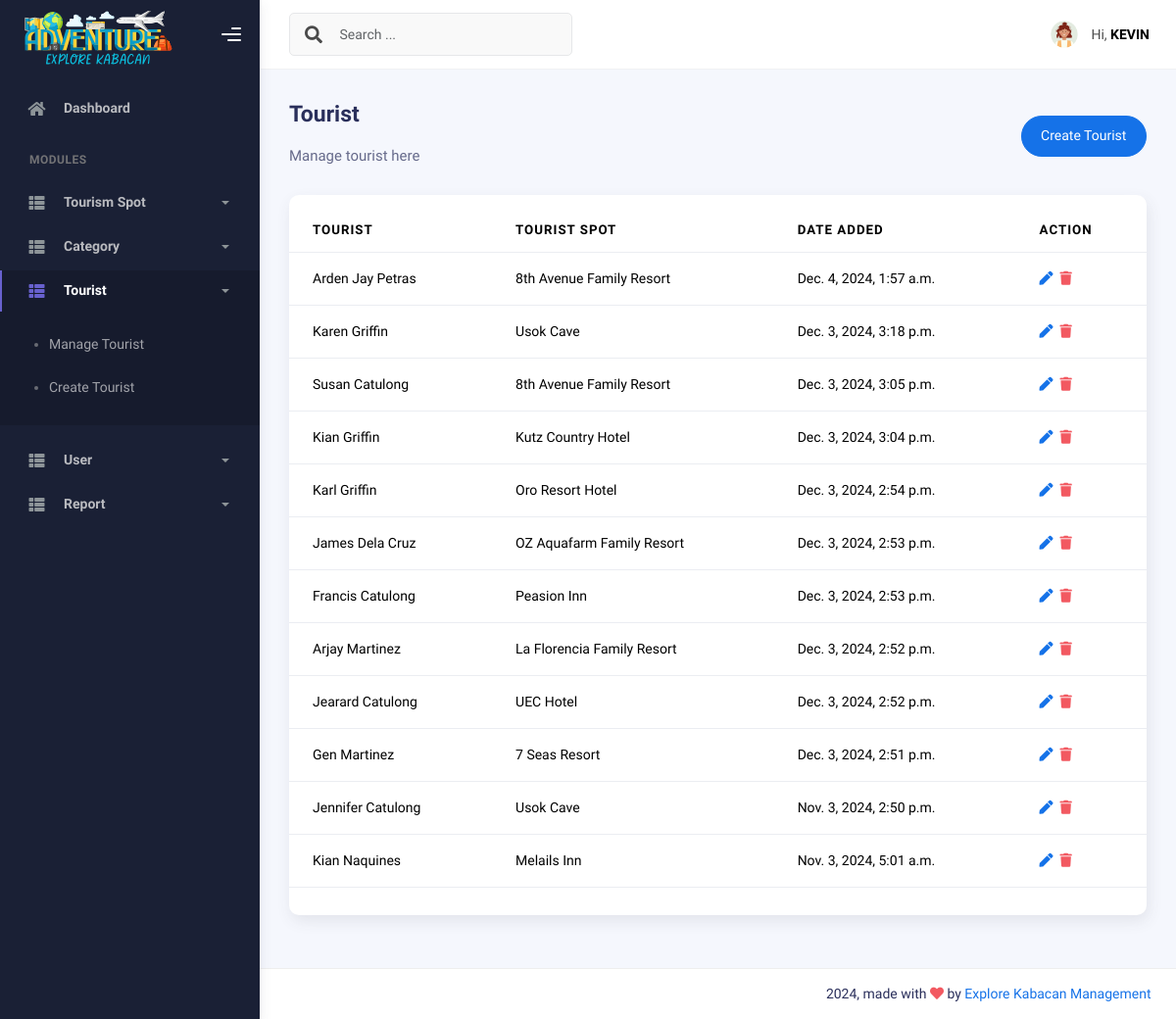
The app's page /tourist/list (signed in), older data.
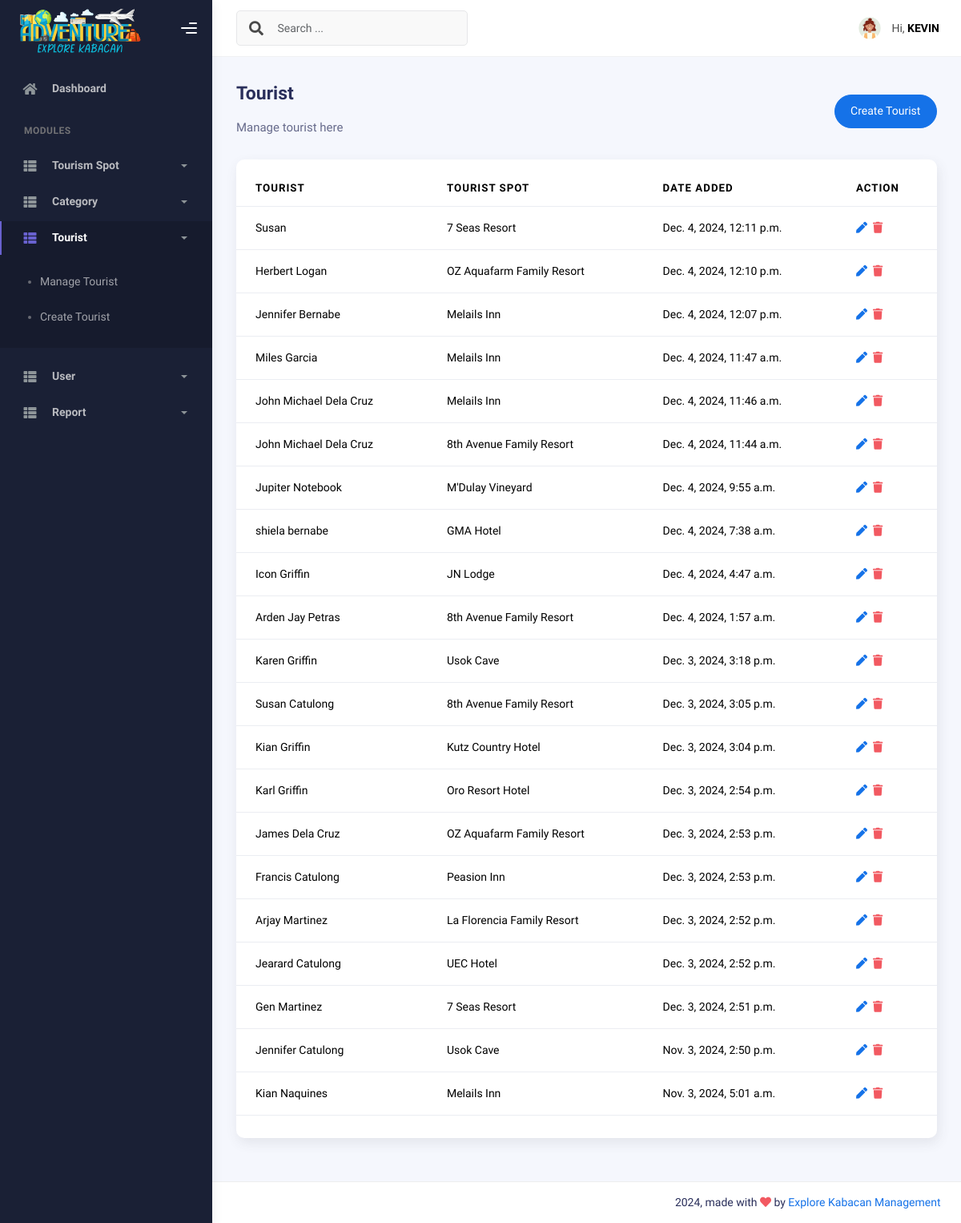
The same page, newer data.
### explore_kabacan_app/models.py (models this page shows, shortened)
class CustomUser(AbstractBaseUser, PermissionsMixin):
    username = models.CharField(max_length=150, unique=True)
    first_name = models.CharField(max_length=255)
    middle_name = models.CharField(max_length=255)
    last_name = models.CharField(max_length=255)
    assigned_to = models.ForeignKey('Spot', null=True, blank=True, on_delete=models.CASCADE, help_text='Select what tourist spot you are assigned to.')
    email = models.EmailField(unique=True)
    is_active = models.BooleanField(default=True, help_text='Whether the user can login to the system')
    is_staff = models.BooleanField(default=False, help_text='Whether the user can access the super admin')
    is_superuser = models.BooleanField(default=False, help_text='Whether the user has the admin permission to system')
    date_joined = models.DateTimeField(default=timezone.now)
    objects = CustomUserManager()
    USERNAME_FIELD = "username"
    REQUIRED_FIELDS = ["email"]
    class Meta:
        db_table = "users_tbl"
        verbose_name = "User"
        verbose_name_plural = "Users"

class Tourist(models.Model):
    GENDER = (
        ("Male", "Male"),
        ("Female", "Female"),
    )
    firstname = models.CharField(max_length=255, null=False, blank=False)
    middlename = models.CharField(max_length=255, blank=True, null=True)
    lastname = models.CharField(max_length=255, null=False, blank=False)
    dob = models.DateField(auto_now_add=False)
    gender = models.CharField(max_length=255, null=False, blank=False, choices=GENDER)
    email = models.EmailField(max_length=255, blank=False)
    phone_number = models.CharField(max_length=255, null=False, blank=False)
    address = models.CharField(max_length=255, null=False, blank=False)
    destination = models.ForeignKey(Spot, on_delete=models.SET_NULL, null=True)
    visit_date = models.DateTimeField(auto_now_add=True, editable=True, null=False, blank=False)
    def get_full_name(self):
        return (
            f"{self.firstname} {self.lastname}" if self.middlename else self.firstname
        )
    class Meta:
        db_table = "tourist_tbl"
        verbose_name = "Tourists"
        verbose_name_plural = "Tourists"

class Spot(models.Model):
    spot = models.CharField(max_length=255, blank=False, null=False)
    category = models.ForeignKey(SpotCategory, blank=True, null=True, on_delete=models.SET_NULL)
    date_added = models.DateTimeField(auto_now_add=True)
    def __str__(self) -> str:
        return self.spot
    class Meta:
        db_table = "spot_tbl"
        verbose_name = "Tourist Spot"
        verbose_name_plural = "Tourist Spots"

### explore_kabacan_app/views.py (the view)
# urls.py: path("tourist/list", TouristView.as_view(), name="toursit"),
class TouristView(CustomLoginRequiredMixin, View):
    template_name = "tourist.html"
    def get(self, request, *args, **kwargs):
        context = {}
        context["tourists"] = Tourist.objects.all().order_by('-visit_date')
        return render(request, self.template_name, context)

### explore_kabacan_app/templates/tourist.html (shortened to what this page needs)
{% extends './includes/base.html' %}
{% block content %}
<div class="page-inner">
    <div class="d-flex align-items-left align-items-md-center flex-column flex-md-row pt-2 pb-4">
        <div>
            <h3 class="fw-bold mb-3">Tourist</h3>
            <h6 class="op-7 mb-2">Manage tourist here</h6>
        </div>
        <div class="ms-md-auto py-2 py-md-0">
            <a href="{% url 'add_tourist' %}" class="btn btn-primary btn-round">Create Tourist</a>
        </div>
    </div>
    <div class="card py-3">
        <table class="table" id="datatable">
            <thead>
                <tr>
                    <th>Tourist</th>
                    <th>Tourist Spot</th>
                    <th>Date Added</th>
                    <th>Action</th>
                </tr>
            </thead>
            <tbody>
                {% for tourist in tourists %}
                <tr>
                    <td>{{ tourist.get_full_name }}</td>
                    <td>{{ tourist.destination }}</td>
                    <td>{{ tourist.visit_date }}</td>
                    <td class="d-flex align-items-left justify-content-start gap-2">
                        <a href="{% url 'update_tourist' pk=tourist.id %}">
                            <i class="fas fa-pen"></i>
                        </a>
                        <a href="{% url 'delete_tourist' pk=tourist.id %}">
                            <i class="fas fa-trash text-danger"></i>
                        </a>
                    </td>
                </tr>
                {% endfor %}
            </tbody>
        </table>
    </div>
</div>
{% endblock %}

### explore_kabacan_app/templates/includes/base.html (shortened to what this page needs)
{% load static %}
<!DOCTYPE html>
<html lang="en">
    <head>
        <link rel="stylesheet" href="{% static 'assets/css/bootstrap.min.css' %}">
        <link rel="stylesheet" href="{% static 'assets/css/plugins.min.css' %}">
        <link rel="stylesheet" href="{% static 'assets/css/kaiadmin.min.css' %}">
        <link href="https://cdn.datatables.net/v/bs5/dt-2.1.8/datatables.min.css" rel="stylesheet">
    </head>
    <body>
        <div class="wrapper">
            {% include './sidebar.html' %}
            <div class="main-panel">
                <div class="main-header">
                    {% include './navbar.html' %}
                </div>
                <div class="container">
                    {% block content %}{% endblock %}
                </div>
                {% include './footer.html' %}
            </div>
        </body>
    </html>

### explore_kabacan_app/templates/includes/sidebar.html (shortened to what this page needs)
{% load static %}
<div class="sidebar" data-background-color="dark">
    <div class="sidebar-logo">
        <div class="logo-header" data-background-color="dark">
            <a href="#" class="logo d-flex justify-content-center align-items-center">
                <img
                    src="{% static 'assets/img/EXPLORE KABACAN.svg' %}"
                    alt="navbar brand"
                    class="navbar-brand mt-3 mr-4"
                    height="90%"
                    width="100%"
                    style="object-fit: cover;"
                >
            </a>
            <div class="nav-toggle">
                <button class="btn btn-toggle toggle-sidebar">
                    <i class="gg-menu-right"></i>
                </button>
            </div>
        </div>
    </div>
    {% if request.user.is_superuser and request.user.is_active %}
    <div class="sidebar-wrapper scrollbar scrollbar-inner">
        <div class="sidebar-content">
            <ul class="nav nav-secondary">
                <li class="nav-item {% if 'dashboard' in request.path %}active{% endif %}">
                    <a
                        href="{% url 'dashboard' %}"
                        class="collapsed"
                    >
                        <i class="fas fa-home"></i>
                        <p>Dashboard</p>
                    </a>
                </li>
                <li class="nav-section">
                    <h4 class="text-section">MODULES</h4>
                </li>
                <li class="nav-item {% if 'spot' in request.path %}submenu active{% endif %}">
                    <a data-bs-toggle="collapse" href="#tourist" aria-expanded="true">
                        <i class="fas fa-th-list"></i>
                        <p>Tourism Spot</p>
                        <span class="caret"></span>
                    </a>
                </li>
                <li class="nav-item {% if 'category' in request.path %}submenu active{% endif %}">
                    <a data-bs-toggle="collapse" href="#category" aria-expanded="true">
                        <i class="fas fa-th-list"></i>
                        <p>Category</p>
                        <span class="caret"></span>
                    </a>
                </li>
                <li class="nav-item {% if 'tourist' in request.path %}submenu active{% endif %}">
                    <a data-bs-toggle="collapse" href="#users" aria-expanded="true">
                        <i class="fas fa-th-list"></i>
                        <p>Tourist</p>
                        <span class="caret"></span>
                    </a>
                    <div class="collapse {% if 'tourist' in request.path %}show{% endif %}" id="users">
                        <ul class="nav nav-collapse">
                            <li>
                                <a href="{% url 'toursit' %}">
                                    <span class="sub-item">Manage Tourist</span>
                                </a>
                            </li>
                            <li>
                                <a href="{% url 'add_tourist' %}">
                                    <span class="sub-item">Create Tourist</span>
                                </a>
                            </li>
                        </ul>
                    </div>
                </li>
                <li class="nav-item {% if 'users' in request.path %}submenu active{% endif %}">
                    <a data-bs-toggle="collapse" href="#usermodule" aria-expanded="true">
                        <i class="fas fa-th-list"></i>
                        <p>User</p>
                        <span class="caret"></span>
                    </a>
                </li>
                <li class="nav-item {% if 'report' in request.path %}submenu active{% endif %}">
                    <a data-bs-toggle="collapse" href="#report" aria-expanded="true">
                        <i class="fas fa-th-list"></i>
                        <p>Report</p>
                        <span class="caret"></span>
                    </a>
                </li>
            </ul>
        </div>
    </div>
    {% endif %}
</div>

### explore_kabacan_app/templates/includes/navbar.html (shortened to what this page needs)
{% load static %}
<nav class="navbar navbar-header navbar-header-transparent navbar-expand-lg border-bottom">
    <div class="container-fluid">
        <nav class="navbar navbar-header-left navbar-expand-lg navbar-form nav-search p-0 d-none d-lg-flex">
            <div class="input-group">
              <div class="input-group-prepend">
                <button type="submit" class="btn btn-search pe-1">
                  <i class="fa fa-search search-icon"></i>
                </button>
              </div>
              <input type="text" placeholder="Search ..." class="form-control">
            </div>
          </nav>
        <ul class="navbar-nav topbar-nav ms-md-auto align-items-center">
            <li class="nav-item topbar-user dropdown hidden-caret">
                <a
                    class="dropdown-toggle profile-pic"
                    data-bs-toggle="dropdown"
                    href="#"
                    aria-expanded="false"
                >
                    <div class="avatar-sm">
                        <img src="{% static 'assets/img/avatar.png' %}" alt="..." class="avatar-img rounded-circle">
                    </div>
                    <span class="profile-username">
                        <span class="op-7">Hi,</span>
                        <span class="fw-bold" style="text-transform: uppercase;">{{ request.user.username }}</span>
                    </span>
                </a>
            </li>
        </ul>
    </div>
</nav>

### explore_kabacan_app/templates/includes/footer.html (shortened to what this page needs)
<footer class="footer">
    <div class="container-fluid d-flex justify-content-between">
      <div class="copyright">
        2024, made with <i class="fa fa-heart heart text-danger"></i> by
        <a href="#">Explore Kabacan Management</a>
      </div>
    </div>
  </footer>

Row changes from the older to the newer data that the page shows:
added Tourist: get_full_name "Susan", destination "7 Seas Resort", visit_date "Dec. 4, 2024, 12:11 p.m."
added Tourist: get_full_name "Herbert Logan", destination "OZ Aquafarm Family Resort", visit_date "Dec. 4, 2024, 12:10 p.m."
added Tourist: get_full_name "Jennifer Bernabe", destination "Melails Inn", visit_date "Dec. 4, 2024, 12:07 p.m."
added Tourist: get_full_name "Miles Garcia", destination "Melails Inn", visit_date "Dec. 4, 2024, 11:47 a.m."
added Tourist: get_full_name "John Michael Dela Cruz", destination "Melails Inn", visit_date "Dec. 4, 2024, 11:46 a.m."
added Tourist: get_full_name "John Michael Dela Cruz", destination "8th Avenue Family Resort", visit_date "Dec. 4, 2024, 11:44 a.m."
added Tourist: get_full_name "Jupiter Notebook", destination "M'Dulay Vineyard", visit_date "Dec. 4, 2024, 9:55 a.m."
added Tourist: get_full_name "shiela bernabe", destination "GMA Hotel", visit_date "Dec. 4, 2024, 7:38 a.m."
added Tourist: get_full_name "Icon Griffin", destination "JN Lodge", visit_date "Dec. 4, 2024, 4:47 a.m."
